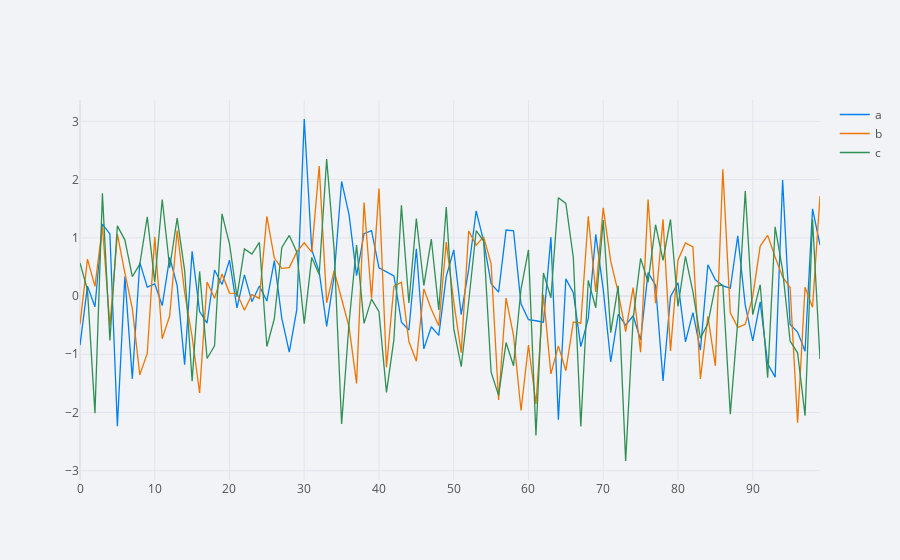

Notebook code for this chart:
### Code cell
df.iplot()  # Generates an interactive line plot of the DataFrame using Plotly and Cufflinks
